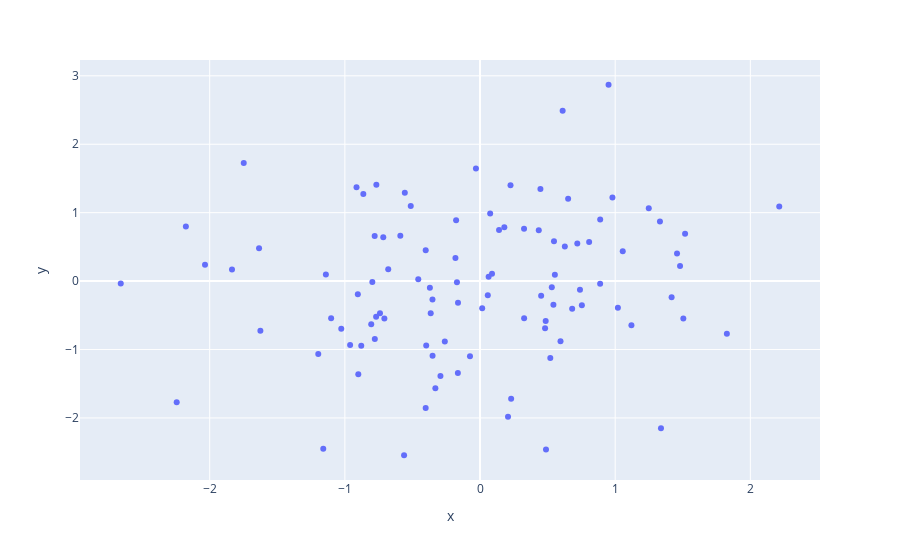

The code cell stored with this chart in its notebook:
### Code cell
fig = px.scatter(x=np.random.normal(0,1,100), y=np.random.normal(0,1,100))
fig
